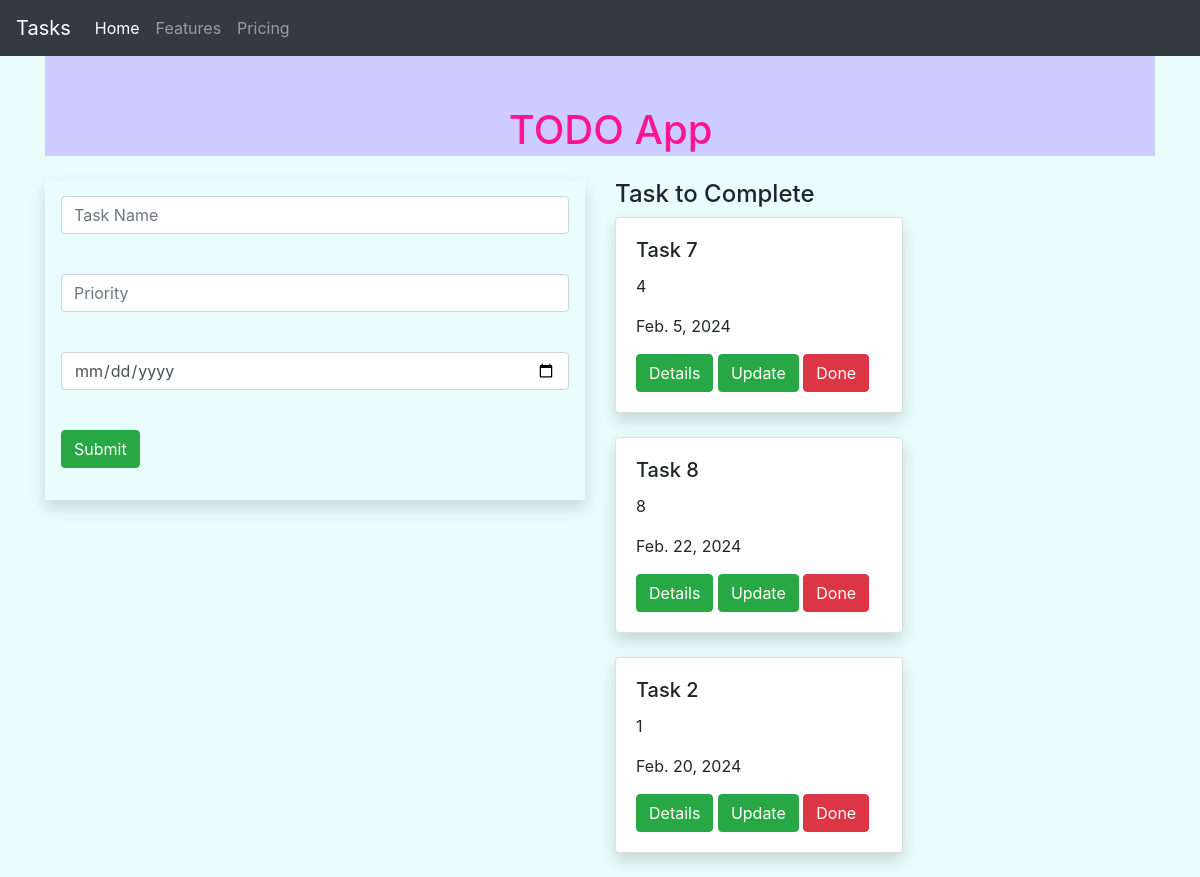
Before: / with the older database file.
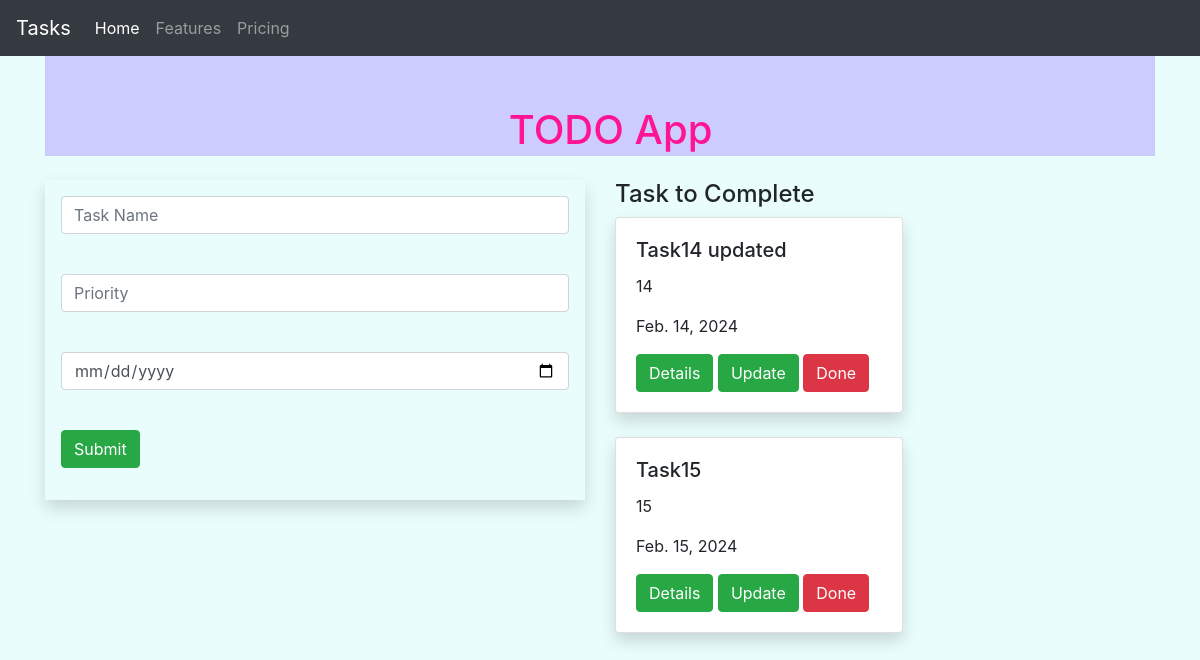
After: the same page with the newer database file.
### todoapp/models.py (models this page shows, shortened)
class Task(models.Model):
    name = models.CharField(max_length=250)
    priority = models.IntegerField()
    date = models.DateField()

### todoapp/views.py (the view, shortened to what this page needs)
# urls.py: path('', views.home, name='home'),
def home(request):
    task_details = Task.objects.all()
    return render(request, 'home.html', {'taskdetails': task_details})

### templates/home.html (shortened to what this page needs)
{% extends 'base.html' %}
{% block body %}
<div class="container">
    <div class="row">
        <div class="col-md-12">
            <div class="banner">
                <div class="banner-text">
                    <h1>TODO App</h1>
                </div>
            </div>
        </div>
    </div>
</div>
<div class="container mt-4">
    <div class="row">
        <div class="col-md-6">
            <form method="POST" class="p-3 shadow">
                <div class="form-group">
                    <input type="text" class="form-control" name="name" placeholder="Task Name"><br/>
                </div>
                <div class="form-group">
                    <input type="text" class="form-control" name="priority" placeholder="Priority"><br/>
                </div>
                <div class="form-group">
                    <input type="date" class="form-control" name="date" placeholder="Enter Date"><br/>
                </div>
                <div class="form-group">
                    <input type="submit" class="btn btn-success">
                </div>
            </form>
        </div>
        <div class="col-md-6">
            <h4>Task to Complete</h4>
            {% for i in taskdetails %}
            <div class="shadow card" style="width: 18rem;">
              <div class="card-body">
                <h5 class="card-title">{{i.name}}</h5>
                <p class="card-text">{{i.priority}}</p>
                <p class="card-text">{{i.date}}</p>
                <a class="btn btn-success" href="{% url 'todoapp:vdetail' i.id %}">Details</a>
                <a class="btn btn-success" href="{% url 'todoapp:update' i.id %}">Update</a>
                <a class="btn btn-danger" href="{% url 'todoapp:delete' i.id %}">Done</a>
              </div>
            </div>
            <br/>
            {% endfor %}
        </div>
    </div>
</div>
{% endblock %}

### templates/base.html (shortened to what this page needs)
{% load static %}
<!DOCTYPE html>
<html lang="en">
<head>
    <link rel="stylesheet" href="https://cdn.jsdelivr.net/npm/bootstrap@4.6.2/dist/css/bootstrap.min.css">
    <link rel="stylesheet" href="{% static 'style.css' %}">
</head>
<body>
    <nav class="navbar navbar-expand-lg navbar-dark bg-dark">
      <a class="navbar-brand" href="#">Tasks</a>
      <div class="collapse navbar-collapse" id="navbarNavDropdown">
        <ul class="navbar-nav">
          <li class="nav-item active">
            <a class="nav-link" href="#">Home <span class="sr-only">(current)</span></a>
          </li>
          <li class="nav-item">
            <a class="nav-link" href="#">Features</a>
          </li>
          <li class="nav-item">
            <a class="nav-link" href="#">Pricing</a>
          </li>
        </ul>
      </div>
    </nav>
    {% block body %}
    {% endblock %}
</body>
</html>

### static/style.css (style rules this page uses)
body { background-color:#e8fdfc; }
h1 { color:#FF1493; }
.banner { background-color:#CCCCFF; color:#FF1493; width:100%; height:100px; }
.banner-text { top:50%; left:42%; position:absolute; transform:transform; }

Changed rows visible on the page:
removed Task: name "Task 7", priority "4", date "Feb. 5, 2024"
removed Task: name "Task 8", priority "8", date "Feb. 22, 2024"
removed Task: name "Task 2", priority "1", date "Feb. 20, 2024"
added Task: name "Task14 updated", priority "14", date "Feb. 14, 2024"
added Task: name "Task15", priority "15", date "Feb. 15, 2024"
